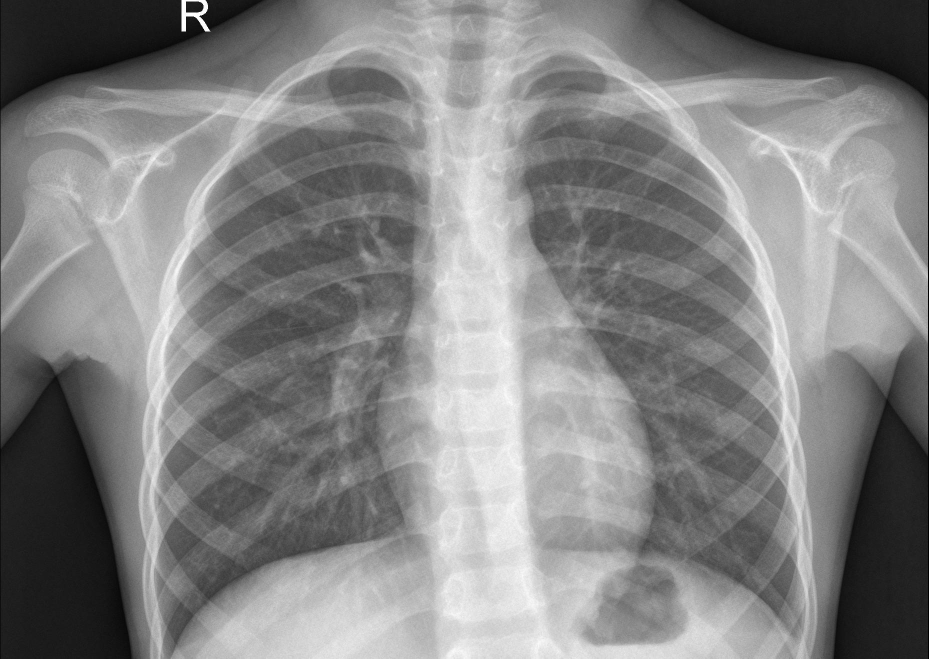
#> input picture IM-0001-0001.jpeg, 1857 x 1317 px, found by its file name (shown at 1/2 size)
$ jupyter execute --allow-errors visualisation.ipynb   (text cells are left out)
#> lines starting #> are read from the running program, lines starting #| are printed output that depends on the picture; pictures that were not available may be replaced by others from this repository, and a replacement may not be noted
### model.py
import matplotlib.pyplot as plt
import pandas as pd

from sklearn import preprocessing
from keras.preprocessing.image import ImageDataGenerator
from sklearn.ensemble import RandomForestClassifier, GradientBoostingClassifier
from sklearn.model_selection import train_test_split
from sklearn.metrics import accuracy_score
from sklearn.metrics import precision_score
from sklearn.metrics import recall_score
from sklearn.metrics import f1_score
from sklearn.metrics import roc_auc_score
from sklearn.metrics import roc_curve
from sklearn.metrics import classification_report

from keras.models import Sequential
from keras.layers import Activation, Dropout, Flatten, Dense, Conv2D, MaxPooling2D
from keras import backend as K

class PrepaData() :
    """ Manage data preparation.

    Parameters
    ------------

    train_generator : generator
        Generator of train data for data augmentation (images databases)

    test_generator : generator
        Generator of train data for data augmentation (images databases)

    val_generator : generator
        Generator of train data for data augmentation (images databases)

    class_mode : string
        String corresponding to the type of problem for image classification
        ex : 'binary'

    img_shape : array, shape = (width, height, nb_canal)
        Array corresponding to image shape
        nb_canal = 1 if gray image, if rgb image nb_canal = 3

    batch_size : int
        Size of batch used during training

    train_dir : string
        Path to access train data

    test_dir : string
        Path to acces test data

    val_dir : string
        Path to acces validation data

    X : DataFrame
        DataFrame contenant les données

    X_normalized : DataFrame
        DataFrame contenant les données normalisées

    y : DataFrame
        Dataframe contenant les labels

    X_train : Dataframe
        DataFrame contenant les données d'entrainement

    X_test : Dataframe
        DataFrame contenant les données de test

    y_train : Dataframe
        DataFrame contenant les labels d'entrainement

    y_test : Dataframe
        DataFrame contenant les labels de test

    """

    def __init__(self, class_mode, X=None, y=None, batch_size = None, img_shape = None, train_dir = None, test_dir = None, val_dir = None) :
        self.train_generator = None
        self.test_generator = None
        self.val_generator = None
        self.class_mode = class_mode
        self.batch_size = batch_size
        self.img_shape = img_shape
        self.train_dir = train_dir
        self.test_dir = test_dir
        self.val_dir = val_dir
        self.X = X
        self.X_normalized = None
        self.y = y
        self.X_train = None
        self.X_test = None
        self.y_train = None
        self.y_test = None

    # [17 lines left out: functions normalize_data, separation_data, not called in this run]

    def generateur_data(self) :
        """Data augmentation for images data set. Permit to create image generators."""

        img_width, img_height = self.img_shape[0], self.img_shape[1]

        train_datagen = ImageDataGenerator(
            rescale=1. / 255,
            shear_range=0.2,
            zoom_range=0.2,
            horizontal_flip=True)

        test_datagen = ImageDataGenerator(rescale=1. / 255)

        self.train_generator = train_datagen.flow_from_directory(
            self.train_dir,
            target_size=(img_width, img_height),
            batch_size=self.batch_size,
            class_mode=self.class_mode)

        self.test_generator = test_datagen.flow_from_directory(
            self.test_dir,
            target_size=(img_width, img_height),
            batch_size=self.batch_size,
            class_mode=self.class_mode)

        if self.val_dir :
            self.val_generator = test_datagen.flow_from_directory(
                self.val_dir,
                target_size=(img_width, img_height),
                batch_size=self.batch_size,
                class_mode=self.class_mode)

        return None


#----------------------------------------------------------------------------------------------------# 100 -
#----------------------------------------------------------------------------------------------------#

#--------------------------------------------OTHER  CLASS--------------------------------------------#

#----------------------------------------------------------------------------------------------------#
#----------------------------------------------------------------------------------------------------#


class MachineLearningClassifier(PrepaData) :
    """ Manage data preparation.

    Parameters
    ------------

    nb_train_samples : int
        Number of samples during training

    nb_validation_samples : int
        Number of samples for the validation

    confusion : DataFrame
        Dataframe corresponding to the confusion matrix

    input_shape : array, shape = (width, height, nb_canal) ou shape = (nb_canal, width, height)

    history : ???
        Informations about model training

    """

    def __init__(self, epochs, nb_train_samples, nb_validation_samples, class_mode, X=None, y=None, batch_size = None, img_shape = None, train_dir = None, test_dir = None, val_dir = None) :
        super().__init__(class_mode, X, y, batch_size, img_shape, train_dir, test_dir, val_dir)
        self.model = None
        self.epochs = epochs
        self.confusion = None
        self.nb_validation_samples = nb_validation_samples
        self.nb_train_samples = nb_train_samples
        self.history = None
        self.input_shape = None

    # [9 lines left out: functions randomForest, gradientBoosting, not called in this run]

    def cnn(self) :
        """Initialize model as a convolutional neural network"""
        img_width, img_height, nb_canaux = self.img_shape[0], self.img_shape[1], self.img_shape[2]

        if K.image_data_format() == 'channels_first':
            self.input_shape = (nb_canaux, img_width, img_height)
        else:
            self.input_shape = (img_width, img_height, nb_canaux)

        self.model = Sequential()
        self.model.add(Conv2D(32, (3, 3), input_shape=self.input_shape))
        self.model.add(Activation('relu'))
        self.model.add(MaxPooling2D(pool_size=(2, 2)))

        self.model.add(Conv2D(32, (3, 3)))
        self.model.add(Activation('relu'))
        self.model.add(MaxPooling2D(pool_size=(2, 2)))

        self.model.add(Conv2D(64, (3, 3)))
        self.model.add(Activation('relu'))
        self.model.add(MaxPooling2D(pool_size=(2, 2)))

        self.model.add(Flatten())
        self.model.add(Dense(64))
        self.model.add(Activation('relu'))
        self.model.add(Dropout(0.5))
        self.model.add(Dense(1))
        self.model.add(Activation('sigmoid'))

    # FONCTION A REFAIRE CLAIREMENT
    def compile(self) :
        self.model.compile(loss='binary_crossentropy',
              optimizer='adam',
              run_eagerly=True,
              metrics=['accuracy'])
        return None

    # [32 lines left out: function fit_gen, not called in this run]

    def print_history(self) :
        """Print historic of the model training"""

        acc = self.history.history['accuracy']
        val_acc = self.history.history['val_accuracy']
        loss = self.history.history['loss']
        val_loss = self.history.history['val_loss']

        epochs = range(len(acc))

        plt.plot(epochs, acc, 'b', label='Training acc')
        plt.plot(epochs, val_acc, 'm', label='Validation acc')
        plt.title('Training and validation accuracy')
        plt.legend()

        plt.figure()

        plt.plot(epochs, loss, 'b', label='Training loss')
        plt.plot(epochs, val_loss, 'm', label='Validation loss')
        plt.title('Training and validation loss')
        plt.legend()

        plt.show()

        return None

    def interpretation_model(self) :
        """Print the confusion matrix. Usefull to interpret unbalanced problems for example."""
        y_true = self.test_generator.classes

        filenames = self.test_generator.filenames
        nb_samples = len(filenames)

        y_pred = (self.model.predict(self.test_generator,steps = nb_samples) > 0.5).astype("int32")
        y_actu = pd.Series(y_true.tolist(), name='Actual')
        y_predd = pd.Series(y_pred.flatten().tolist(), name='Predicted')
        confusion = pd.crosstab(y_actu, y_predd)
        print('\n')
        print('Différentes classes et leur indice : \n')
        print(self.test_generator.class_indices)
        print('\n')
        print('Précision du modèle : {0:.2f} %'.format(self.model.evaluate(self.test_generator)[1] * 100))
        print('\n')
        print('Matrice de confusion : \n')
        print(confusion)
        print('\n')

        print('Classification report')
        print()
        labels = ['NORMAL', 'PNEUMONIA']
        print(classification_report(y_pred, y_true, target_names=labels))

        accuracy  = accuracy_score(y_pred, y_true)
        precision  = precision_score(y_pred, y_true)
        recall  = recall_score(y_pred, y_true)
        f1  = f1_score(y_pred, y_true)
        roc  = roc_auc_score(y_pred, y_true)

        value = [accuracy, precision, recall, f1, roc]
        labels = ['Accuarcy', 'Precision', 'Recall', 'F1', 'ROC Score']

        plt.figure(figsize = (6, 4), dpi=150)
        plt.bar(labels, value)
        plt.title('Performance Comparision')
        plt.xlabel('Metrics')
        plt.ylabel('Values')
        plt.show()

        return None

### visualisation.ipynb
[cell 1]
from google.colab import drive
drive.mount('/content/drive')

[cell 2]
train_data_dir = '/content/drive/My Drive/2020-Projet_E3-Deep learning/chest_xray/train'
validation_data_dir = '/content/drive/My Drive/2020-Projet_E3-Deep learning/chest_xray/val'
test_data_dir = '/content/drive/My Drive/2020-Projet_E3-Deep learning/chest_xray/test'

[cell 3]
import cv2
import matplotlib.pyplot as plt

[cell 4]
def plot_lignes(sain,malade, gray=False) :
    if gray :
        fig, axes = plt.subplots(len(sain), 2, figsize=(13, 8))
        ax = axes.ravel()
        n = 0
        for i in range(len(sain)) :
            ax[n].imshow(sain[i], cmap='gray')
            ax[n].set_title("Patient normal")
            n+=1
            ax[n].imshow(malade[i],cmap='gray')
            ax[n].set_title("Patient malade")
            n+=1
    else :
        fig, axes = plt.subplots(len(sain), 2, figsize=(13, 8))
        ax = axes.ravel()
        n = 0
        for i in range(len(sain)) :
            ax[n].imshow(sain[i])
            ax[n].set_title("Patient normal")
            n+=1
            ax[n].imshow(malade[i])
            ax[n].set_title("Patient malade")
            n+=1

[cell 5]
normal1 = "/content/drive/MyDrive/2020-Projet_E3-Deep learning/chest_xray/test/NORMAL/IM-0001-0001.jpeg"
normal2 = "/content/drive/MyDrive/2020-Projet_E3-Deep learning/chest_xray/test/NORMAL/IM-0003-0001.jpeg"
normal3 = "/content/drive/MyDrive/2020-Projet_E3-Deep learning/chest_xray/test/NORMAL/IM-0005-0001.jpeg"

malade1 = "/content/drive/MyDrive/2020-Projet_E3-Deep learning/chest_xray/test/PNEUMONIA/person100_bacteria_475.jpeg"
malade2 = "/content/drive/MyDrive/2020-Projet_E3-Deep learning/chest_xray/test/PNEUMONIA/person100_bacteria_477.jpeg"
malade3 = "/content/drive/MyDrive/2020-Projet_E3-Deep learning/chest_xray/test/PNEUMONIA/person100_bacteria_478.jpeg"

norm1 = cv2.imread(normal1)
#> norm1 is the input picture: shape (1317, 1857, 3); min 0, max 255, mean 131
norm2 = cv2.imread(normal2)
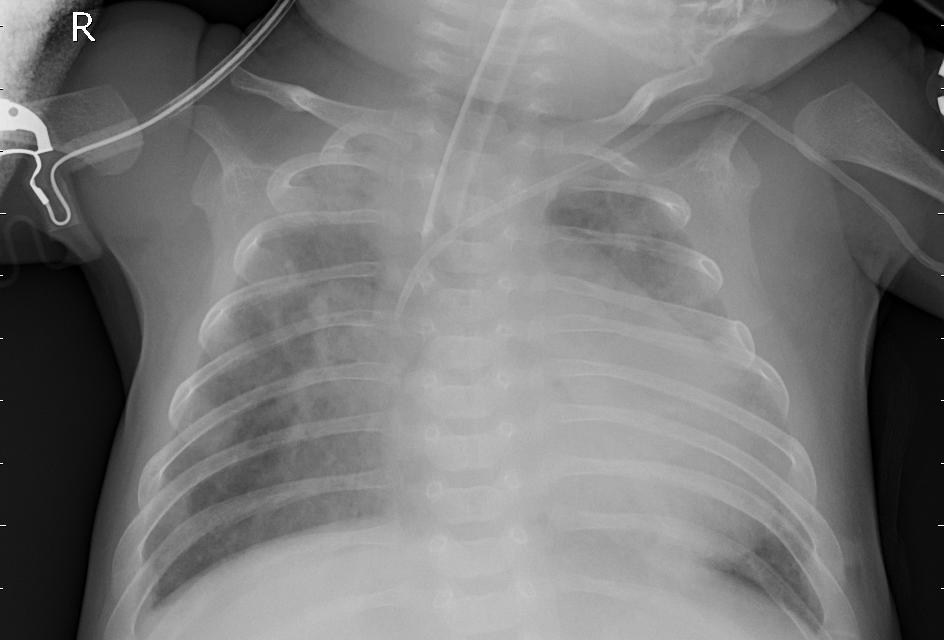
#> input picture person1_virus_6.jpeg, 944 x 640 px, given in place of IM-0003-0001.jpeg, which was not available
#> norm2 is the input picture: shape (640, 944, 3); min 0, max 255, mean 118.1
norm3 = cv2.imread(normal3)
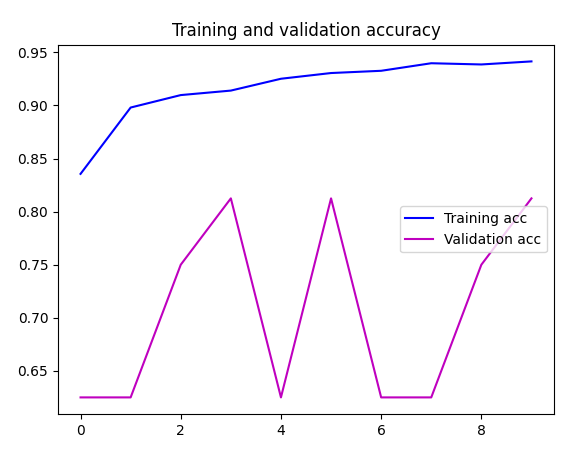
#> input picture cnn_hist1.png, 581 x 449 px, given in place of IM-0005-0001.jpeg, which was not available
#> norm3 is the input picture: shape (449, 581, 3); mean B, G, R 250.2, 247.4, 249.1

mal1 = cv2.imread(malade1)
mal2 = cv2.imread(malade2)
mal3 = cv2.imread(malade3)

sain = [norm1, norm2, norm3]
malade = [mal1, mal2, mal3]

#> (a cell that did not finish here is left out)

#> the loop in plot_lignes, `for i in range(len(sain)) :` made 2 passes
#> n on passes 1 to 2: 2, 3
#> after the loop in plot_lignes, `for i in range(len(sain)) :`: n = 3

[cell 7]
color = ('r','g','b')
n = 0
fig, axes = plt.subplots(len(sain), 2, figsize=(13, 8))
ax = axes.ravel()

#> (the rest of this cell did not finish here and is left out)

[cell 8]
sain_gray = []
malade_gray = []

#> (the rest of this cell did not finish here and is left out)

#> (a cell that did not finish here is left out)


[cell 10]
n = 0
fig, axes = plt.subplots(len(sain), 2, figsize=(13, 8))
ax = axes.ravel()

#> (the rest of this cell did not finish here and is left out)

[cell 11]
sain_equa = []
malade_equa = []

#> (the rest of this cell did not finish here and is left out)

#> (a cell that did not finish here is left out)


[cell 13]
n = 0
fig, axes = plt.subplots(len(sain), 2, figsize=(13, 8))
ax = axes.ravel()

#> (the rest of this cell did not finish here and is left out)

[cell 14]
clahe = cv2.createCLAHE(clipLimit=2.0, tileGridSize=(8,8))
sain_clahe = []
malade_clahe = []

for i in range(len(sain)) :
    sain_clahe.append(clahe.apply(sain_gray[0]))
    malade_clahe.append(clahe.apply(malade_gray[0]))
#> this loop made 3 passes
#> after the loop, malade_clahe = 3 items; sain_clahe = 3 items

plot_lignes(sain_clahe, malade_clahe, gray = True)
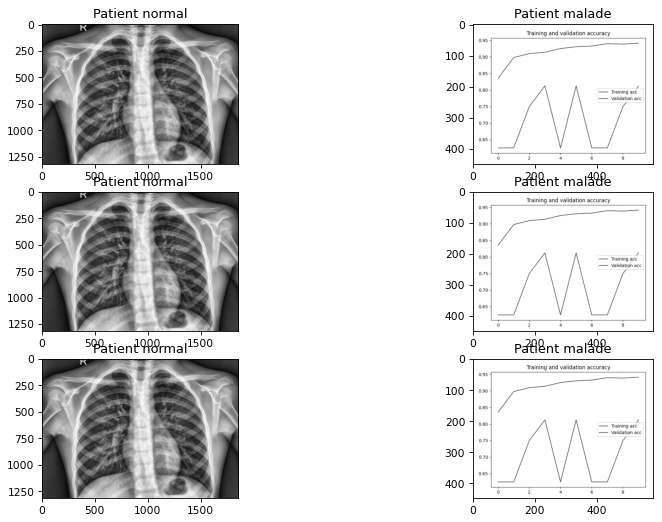
#> figure drawn by matplotlib, 6 panels

[cell 15]
import os

normal = os.listdir("/content/drive/MyDrive/2020-Projet_E3-Deep learning/chest_xray/test/NORMAL") + os.listdir("/content/drive/MyDrive/2020-Projet_E3-Deep learning/chest_xray/train/NORMAL") + os.listdir("/content/drive/MyDrive/2020-Projet_E3-Deep learning/chest_xray/val/NORMAL")
malade = os.listdir("/content/drive/MyDrive/2020-Projet_E3-Deep learning/chest_xray/test/PNEUMONIA") + os.listdir("/content/drive/MyDrive/2020-Projet_E3-Deep learning/chest_xray/train/PNEUMONIA") + os.listdir("/content/drive/MyDrive/2020-Projet_E3-Deep learning/chest_xray/val/PNEUMONIA")

[cell 16]
import seaborn as sns

count = []

for i in normal :
    count.append('NORMAL')
for i in malade :
    count.append('PNEUMONIA')

sns.countplot(count)
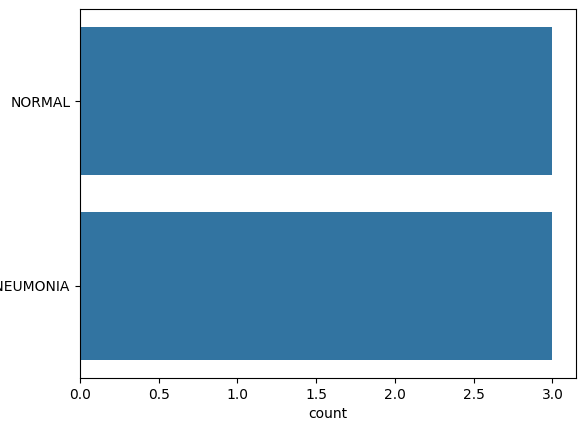
#> figure drawn by matplotlib, 1 panel

[cell 17]
from model import *

[cell 18]
classifier = MachineLearningClassifier(15, nb_train_samples=5212, nb_validation_samples=16, class_mode = 'binary', batch_size = 64, img_shape = (150,150,3), train_dir = train_data_dir, test_dir = test_data_dir, val_dir = validation_data_dir)
classifier.generateur_data()
#> (the call stopped at in generateur_data, `train_datagen = ImageDataGenerator( rescale=1. / 255, shear_range=0.2,..`: keras is not available in this run)

classifier.cnn()
#> (the call stopped at in cnn, `if K.image_data_format() == 'channels_first':`: keras is not available in this run)
